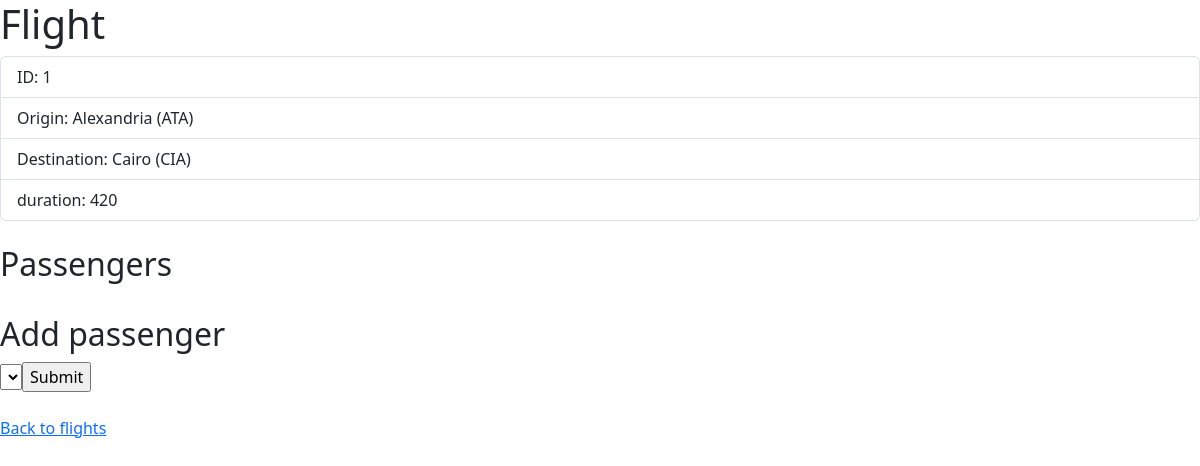
Before: /flight/1 with the older database file.
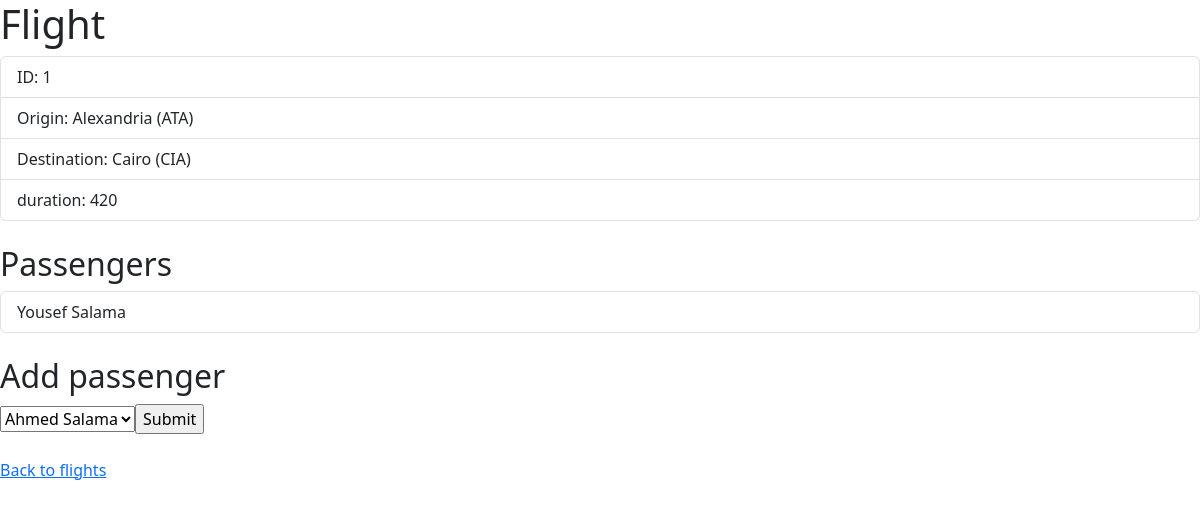
After: the same page with the newer database file.
### Flight/models.py (models this page shows)
class Passenger(models.Model):
    first = models.CharField(max_length=64)
    last = models.CharField(max_length=64)
    flights = models.ManyToManyField(Flight, blank=True, related_name="passengers")
    def __str__(self):
        return f"{self.first} {self.last}"

### Flight/views.py (the view)
# urls.py: path('flight/', include('Flight.urls')),
def flight(request, flight_id):
    f = Flight.objects.get(pk=flight_id)
    return render(request, "flight/flight.html", {'flight':f,
                                                  'passengers':Passenger.objects.filter(flights=f),
                                                  'non_passengers':Passenger.objects.exclude(flights=f).all()
                                                  })

### Flight/models.py (called while the page is built)
    def __str__(self):
        return f"{self.city} ({self.code})"

### Flight/templates/Flight/flight.html (shortened to what this page needs)
{% extends 'flight/layout.html' %}
{% block body %}
<h1>Flight</h1>
<ul class="list-group">
    <li class="list-group-item">ID: {{flight.id}}</li>
    <li class="list-group-item">Origin: {{flight.origin}}</li>
    <li class="list-group-item">Destination: {{flight.destination}}</li>
    <li class="list-group-item">duration: {{flight.duration}}</li>
</ul>
<br>
<h2>Passengers</h2>
<ul class="list-group">
    {% for passenger in passengers %}
    <li class="list-group-item">{{passenger}}</li>
    {%endfor%}
</ul>
<br>
<h2>Add passenger</h2>
<form action="{% url 'book' flight.id %}" method="post">
    <select name="passenger">
        {% for passenger in non_passengers %}
        <option value= "{{passenger.id}}">{{ passenger }}</option>
        {% endfor %}
        <input type="submit">
    </select>
</form>
<br>
<a href="{% url 'index' %}">Back to flights</a>
{% endblock %}

Changed rows visible on the page:
added Passenger: first+last "Yousef Salama"
Other visible differences:
form field passenger: (not shown) → "Ahmed Salama"
